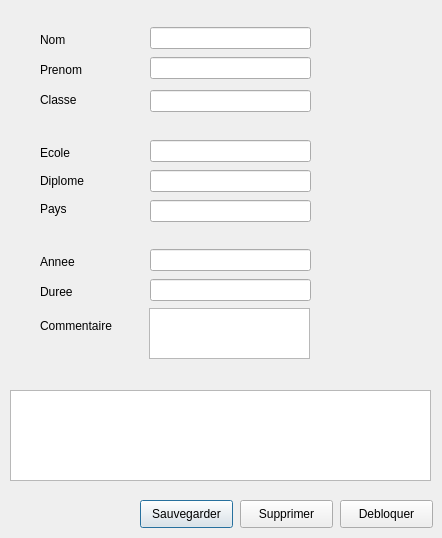
<?xml version="1.0" encoding="UTF-8"?>
<ui version="4.0">
 <class>ficheMobilite</class>
 <widget class="QDialog" name="ficheMobilite">
  <property name="geometry">
   <rect>
    <x>0</x>
    <y>0</y>
    <width>442</width>
    <height>538</height>
   </rect>
  </property>
  <property name="windowTitle">
   <string>Dialog</string>
  </property>
  <widget class="QPushButton" name="pushButton_sauvegarderMobilite">
   <property name="geometry">
    <rect>
     <x>140</x>
     <y>500</y>
     <width>93</width>
     <height>28</height>
    </rect>
   </property>
   <property name="text">
    <string>Sauvegarder</string>
   </property>
  </widget>
  <widget class="QPushButton" name="pushButton_supprimerMobilite">
   <property name="geometry">
    <rect>
     <x>240</x>
     <y>500</y>
     <width>93</width>
     <height>28</height>
    </rect>
   </property>
   <property name="text">
    <string>Supprimer</string>
   </property>
  </widget>
  <widget class="QPushButton" name="pushButton_bloquedMobilite">
   <property name="geometry">
    <rect>
     <x>340</x>
     <y>500</y>
     <width>93</width>
     <height>28</height>
    </rect>
   </property>
   <property name="text">
    <string>Debloquer</string>
   </property>
  </widget>
  <widget class="QLabel" name="label_dureeControl">
   <property name="geometry">
    <rect>
     <x>320</x>
     <y>279</y>
     <width>20</width>
     <height>20</height>
    </rect>
   </property>
   <property name="text">
    <string/>
   </property>
  </widget>
  <widget class="QLabel" name="label_prenomControl">
   <property name="geometry">
    <rect>
     <x>320</x>
     <y>60</y>
     <width>20</width>
     <height>20</height>
    </rect>
   </property>
   <property name="text">
    <string/>
   </property>
  </widget>
  <widget class="QLineEdit" name="lineEdit_annee">
   <property name="geometry">
    <rect>
     <x>150</x>
     <y>249</y>
     <width>161</width>
     <height>22</height>
    </rect>
   </property>
  </widget>
  <widget class="QLineEdit" name="lineEdit_duree">
   <property name="geometry">
    <rect>
     <x>150</x>
     <y>279</y>
     <width>161</width>
     <height>22</height>
    </rect>
   </property>
  </widget>
  <widget class="QLineEdit" name="lineEdit_prenom">
   <property name="geometry">
    <rect>
     <x>150</x>
     <y>57</y>
     <width>161</width>
     <height>22</height>
    </rect>
   </property>
  </widget>
  <widget class="QLabel" name="label_commentaireControl">
   <property name="geometry">
    <rect>
     <x>320</x>
     <y>320</y>
     <width>20</width>
     <height>20</height>
    </rect>
   </property>
   <property name="text">
    <string/>
   </property>
  </widget>
  <widget class="QLabel" name="label_duree">
   <property name="geometry">
    <rect>
     <x>40</x>
     <y>284</y>
     <width>51</width>
     <height>16</height>
    </rect>
   </property>
   <property name="text">
    <string>Duree</string>
   </property>
  </widget>
  <widget class="QLabel" name="label_anneeControl">
   <property name="geometry">
    <rect>
     <x>320</x>
     <y>249</y>
     <width>20</width>
     <height>20</height>
    </rect>
   </property>
   <property name="text">
    <string/>
   </property>
  </widget>
  <widget class="QLabel" name="label_ecole">
   <property name="geometry">
    <rect>
     <x>40</x>
     <y>145</y>
     <width>31</width>
     <height>16</height>
    </rect>
   </property>
   <property name="text">
    <string>Ecole</string>
   </property>
  </widget>
  <widget class="QPlainTextEdit" name="plainTextEdit_commentaire">
   <property name="geometry">
    <rect>
     <x>149</x>
     <y>308</y>
     <width>161</width>
     <height>51</height>
    </rect>
   </property>
  </widget>
  <widget class="QLabel" name="label_pays">
   <property name="geometry">
    <rect>
     <x>40</x>
     <y>201</y>
     <width>31</width>
     <height>16</height>
    </rect>
   </property>
   <property name="text">
    <string>Pays</string>
   </property>
  </widget>
  <widget class="QLabel" name="label_annee">
   <property name="geometry">
    <rect>
     <x>40</x>
     <y>254</y>
     <width>41</width>
     <height>16</height>
    </rect>
   </property>
   <property name="text">
    <string>Annee</string>
   </property>
  </widget>
  <widget class="QLabel" name="label_classeControl">
   <property name="geometry">
    <rect>
     <x>320</x>
     <y>87</y>
     <width>20</width>
     <height>20</height>
    </rect>
   </property>
   <property name="text">
    <string/>
   </property>
  </widget>
  <widget class="QLabel" name="label_paysControl">
   <property name="geometry">
    <rect>
     <x>320</x>
     <y>200</y>
     <width>20</width>
     <height>20</height>
    </rect>
   </property>
   <property name="text">
    <string/>
   </property>
  </widget>
  <widget class="QLabel" name="label_ecoleControl">
   <property name="geometry">
    <rect>
     <x>320</x>
     <y>141</y>
     <width>20</width>
     <height>20</height>
    </rect>
   </property>
   <property name="text">
    <string/>
   </property>
  </widget>
  <widget class="QLabel" name="label_diplomeControl">
   <property name="geometry">
    <rect>
     <x>320</x>
     <y>169</y>
     <width>20</width>
     <height>20</height>
    </rect>
   </property>
   <property name="text">
    <string/>
   </property>
  </widget>
  <widget class="QLabel" name="label_commentaire">
   <property name="geometry">
    <rect>
     <x>40</x>
     <y>318</y>
     <width>81</width>
     <height>16</height>
    </rect>
   </property>
   <property name="text">
    <string>Commentaire</string>
   </property>
  </widget>
  <widget class="QLabel" name="label_diplome">
   <property name="geometry">
    <rect>
     <x>40</x>
     <y>173</y>
     <width>51</width>
     <height>16</height>
    </rect>
   </property>
   <property name="text">
    <string>Diplome</string>
   </property>
  </widget>
  <widget class="QLineEdit" name="lineEdit_nom">
   <property name="geometry">
    <rect>
     <x>150</x>
     <y>27</y>
     <width>161</width>
     <height>22</height>
    </rect>
   </property>
  </widget>
  <widget class="QLabel" name="label_nomControl">
   <property name="geometry">
    <rect>
     <x>320</x>
     <y>31</y>
     <width>20</width>
     <height>20</height>
    </rect>
   </property>
   <property name="text">
    <string/>
   </property>
  </widget>
  <widget class="QLabel" name="label_classe">
   <property name="geometry">
    <rect>
     <x>40</x>
     <y>92</y>
     <width>41</width>
     <height>16</height>
    </rect>
   </property>
   <property name="text">
    <string>Classe</string>
   </property>
  </widget>
  <widget class="QLabel" name="label_prenom">
   <property name="geometry">
    <rect>
     <x>40</x>
     <y>62</y>
     <width>51</width>
     <height>16</height>
    </rect>
   </property>
   <property name="text">
    <string>Prenom</string>
   </property>
  </widget>
  <widget class="QLabel" name="label_nom">
   <property name="geometry">
    <rect>
     <x>40</x>
     <y>32</y>
     <width>31</width>
     <height>16</height>
    </rect>
   </property>
   <property name="text">
    <string>Nom</string>
   </property>
  </widget>
  <widget class="QLineEdit" name="lineEdit_classe">
   <property name="geometry">
    <rect>
     <x>150</x>
     <y>90</y>
     <width>161</width>
     <height>22</height>
    </rect>
   </property>
  </widget>
  <widget class="QLineEdit" name="lineEdit_ecole">
   <property name="geometry">
    <rect>
     <x>150</x>
     <y>140</y>
     <width>161</width>
     <height>22</height>
    </rect>
   </property>
  </widget>
  <widget class="QLineEdit" name="lineEdit_diplome">
   <property name="geometry">
    <rect>
     <x>150</x>
     <y>170</y>
     <width>161</width>
     <height>22</height>
    </rect>
   </property>
  </widget>
  <widget class="QLineEdit" name="lineEdit_pays">
   <property name="geometry">
    <rect>
     <x>150</x>
     <y>200</y>
     <width>161</width>
     <height>22</height>
    </rect>
   </property>
  </widget>
  <widget class="QTableView" name="tableView">
   <property name="geometry">
    <rect>
     <x>10</x>
     <y>390</y>
     <width>421</width>
     <height>91</height>
    </rect>
   </property>
  </widget>
 </widget>
 <tabstops>
  <tabstop>lineEdit_nom</tabstop>
  <tabstop>lineEdit_prenom</tabstop>
  <tabstop>lineEdit_classe</tabstop>
  <tabstop>lineEdit_ecole</tabstop>
  <tabstop>lineEdit_diplome</tabstop>
  <tabstop>lineEdit_pays</tabstop>
  <tabstop>lineEdit_annee</tabstop>
  <tabstop>lineEdit_duree</tabstop>
  <tabstop>plainTextEdit_commentaire</tabstop>
  <tabstop>pushButton_sauvegarderMobilite</tabstop>
  <tabstop>pushButton_supprimerMobilite</tabstop>
  <tabstop>pushButton_bloquedMobilite</tabstop>
  <tabstop>tableView</tabstop>
 </tabstops>
 <resources/>
 <connections/>
</ui>
